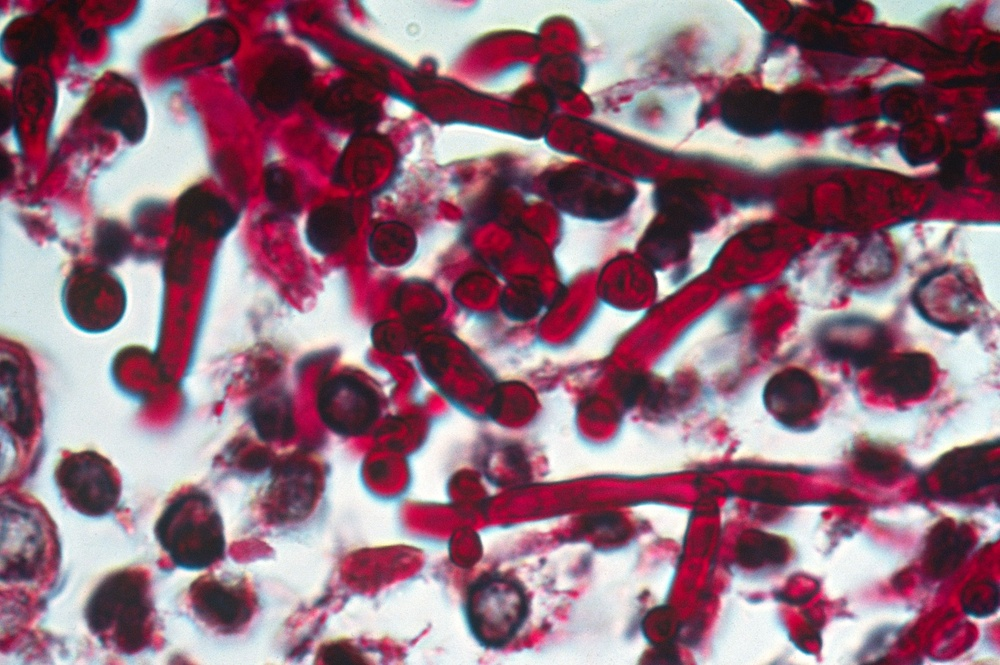
#> input picture python/test_img.jpg, 1000 x 665 px, shrunk from 3626 x 2410 before the run
$ jupyter execute Opening_image_processing.ipynb
#> lines starting #> are read from the running program, lines starting #| are printed output that depends on the picture
[cell 1]
import os

[cell 2]
os.getcwd()

[cell 3]
from skimage import io
from skimage import img_as_float
import matplotlib.pyplot as plt
import numpy as np

[cell 4]
my_img = io.imread("python/test_img.jpg")
#> my_img is the input picture: shape (665, 1000, 3); mean R, G, B 147.1, 108, 124.2
plt.imshow(my_img)
plt.title("Original Image")
print(my_img.min(), my_img.max())
#| 0 255

[cell 5]
my_float_img = img_as_float(my_img)
plt.imshow(my_float_img)
plt.title("Float Image")
print(my_float_img.min(), my_float_img.max())
#| 0.0 1.0

[cell 6]
random_img = np.random.random([500, 500])
plt.imshow(random_img)
print(random_img.min(), random_img.max())
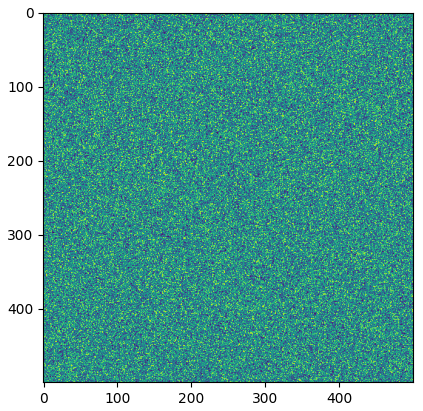
#> figure drawn by matplotlib, 1 panel
